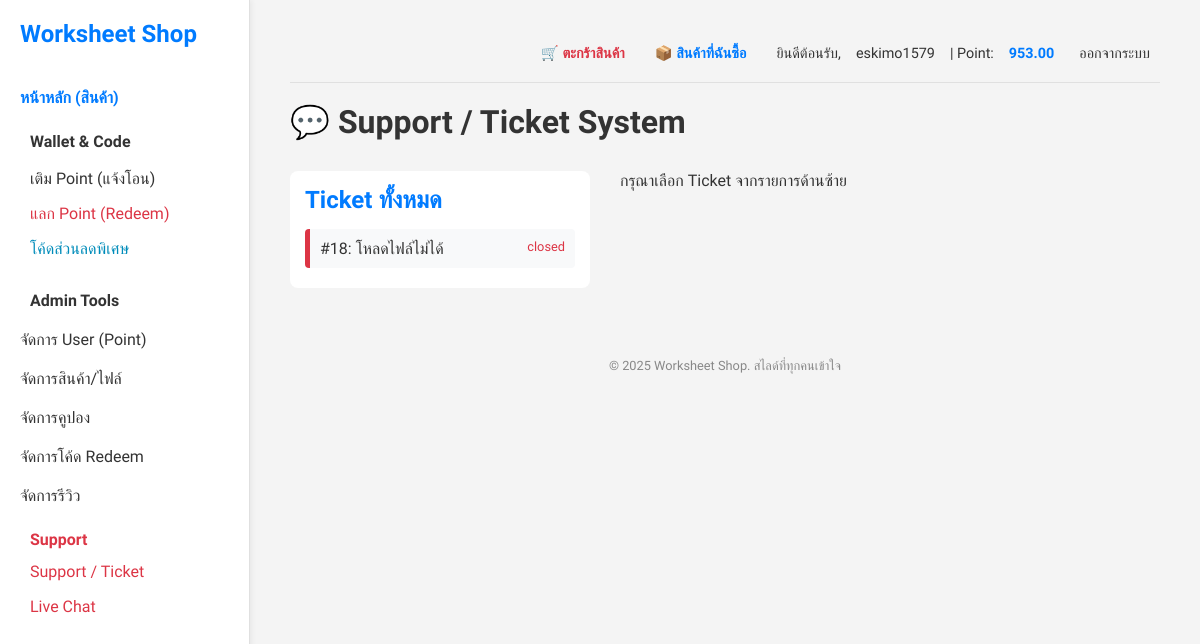
The page /?page=support_tickets (signed in) on the database its author committed.
### tables this page shows
CREATE TABLE IF NOT EXISTS `support_tickets` (
  `ticket_id` int(11) NOT NULL AUTO_INCREMENT,
  `user_id` int(11) NOT NULL,
  `subject` varchar(255) NOT NULL,
  `status` enum('open','closed','answered') DEFAULT 'open',
  `created_at` datetime DEFAULT current_timestamp(),
  `last_updated` datetime DEFAULT current_timestamp() ON UPDATE current_timestamp(),
  PRIMARY KEY (`ticket_id`)
);

### config.php (called while the page is built, shortened)
<?php
function isAdmin() {
    return isset($_SESSION['user_role']) && $_SESSION['user_role'] === 'admin';
}
?>

### support_tickets.php (the view, shortened to what this page needs)
<?php
$user_id = $_SESSION['user_id'];
$is_admin_user = isAdmin();
$current_ticket_id = isset($_GET['ticket_id']) ? (int)$_GET['ticket_id'] : 0;
$ticket_info = null;
$messages = null;
$ticket_owner_username = '';
?>
<h1>💬 Support / Ticket System</h1>
<div style="display: flex; gap: 30px;">
    <div style="flex: 1; max-width: 300px; background-color: var(--bg-content); padding: 15px; border-radius: 8px;">
        <h2 style="color: var(--accent-color); margin-bottom: 15px;">
            <?php echo $is_admin_user ? 'Ticket ทั้งหมด' : 'Ticket ของฉัน'; ?>
        </h2>
        <?php
        $list_sql = $is_admin_user
            ? "SELECT ticket_id, subject, status FROM support_tickets ORDER BY last_updated DESC"
            : "SELECT ticket_id, subject, status FROM support_tickets WHERE user_id = '$user_id' ORDER BY last_updated DESC";
        $list_result = $conn->query($list_sql);
        if ($list_result->num_rows > 0):
            while($ticket = $list_result->fetch_assoc()):
                $status_color = ($ticket['status'] === 'closed') ? '#dc3545' : (($ticket['status'] === 'answered') ? '#ffc107' : '#007bff');
        ?>
        <a href="?page=support_tickets&ticket_id=<?php echo $ticket['ticket_id']; ?>"
           style="display: block; padding: 10px; margin-bottom: 5px; background-color: <?php echo ($ticket['ticket_id'] == $current_ticket_id) ? '#e9ecef' : '#f8f9fa'; ?>; border-radius: 4px; text-decoration: none; color: var(--text-dark); border-left: 5px solid <?php echo $status_color; ?>;">
            #<?php echo $ticket['ticket_id']; ?>: <?php echo htmlspecialchars($ticket['subject']); ?>
            <span style="float: right; font-size: 0.8em; color: <?php echo $status_color; ?>;"><?php echo $ticket['status']; ?></span>
        </a>
        <?php endwhile; endif; ?>
    </div>
    <div style="flex: 2;">
        <?php if ($current_ticket_id > 0 && $ticket_info): ?>
            <h2 style="color: var(--accent-color); margin-bottom: 10px;">
                Ticket #<?php echo $current_ticket_id; ?>: <?php echo htmlspecialchars($ticket_info['subject']); ?>
                (<?php echo $is_admin_user ? 'User: ' : 'ของคุณ: '; ?><?php echo $ticket_owner_username; ?>)
            </h2>
            <p style="margin-bottom: 20px;">สถานะ:
                <span style="font-weight: bold; color: <?php echo ($ticket_info['status'] === 'closed') ? '#dc3545' : '#007bff'; ?>;">
                    <?php echo $ticket_info['status']; ?>
                </span>
            </p>
            <div id="chat-box" style="height: 400px; overflow-y: scroll; padding: 15px; border: 1px solid var(--border-color); background-color: var(--bg-content); margin-bottom: 20px;">
                <?php
                if ($messages) {
                    while($msg = $messages->fetch_assoc()):
                        $is_admin_msg = $msg['sender_role'] === 'admin';
                        $sender_name_display = $is_admin_msg ? 'แอดมิน:' : "คุณ:";
                        $sender_class = $is_admin_msg ? 'admin' : 'user';
                ?>
                <div class="chat-message <?php echo $sender_class; ?>">
                    <strong class="chat-sender-<?php echo $sender_class; ?>"><?php echo $sender_name_display; ?></strong>
                    <p style="margin: 5px 0;"><?php echo nl2br(htmlspecialchars($msg['message_text'])); ?></p>
                    <span style="font-size: 0.7em; color: #666;"><?php echo $msg['timestamp']; ?></span>
                </div>
                <?php endwhile; } ?>
            </div>
            <?php if ($ticket_info['status'] !== 'closed'): ?>
                <?php if ($is_admin_user): ?>
                    <form action="?page=support_tickets&ticket_id=<?php echo $current_ticket_id; ?>" method="post">
                        <input type="hidden" name="admin_reply_ticket" value="1">
                        <textarea name="admin_reply_text" rows="4" required></textarea>
                        <button type="submit" style="background-color: red;">ส่งข้อความ (แอดมิน)</button>
                        <a href="admin_actions.php?action=close_ticket&ticket_id=<?php echo $current_ticket_id; ?>"
                           onclick="return confirm('ยืนยันปิด Ticket #<?php echo $current_ticket_id; ?>?');"
                           style="padding: 10px 20px; background-color: #6c757d; color: white; border-radius: 4px; text-decoration: none; display: inline-block;">
                            ปิด Ticket
                        </a>
                    </form>
                <?php else: ?>
                    <form action="?page=support_tickets&ticket_id=<?php echo $current_ticket_id; ?>" method="post">
                        <input type="hidden" name="reply_ticket" value="1">
                        <textarea name="reply_text" rows="4" required></textarea>
                        <button type="submit">ส่งข้อความ</button>
                    </form>
                <?php endif; ?>
            <?php else: ?>
                <p style="font-weight: bold; color: #dc3545;">Ticket นี้ถูกปิดแล้ว</p>
            <?php endif; ?>
        <?php else: ?>
            <p>กรุณาเลือก Ticket จากรายการด้านซ้าย</p>
        <?php endif; ?>
    </div>
</div>

### styles.css (style rules this page uses)
:root { --bg-light: #f4f4f4; --bg-content: #ffffff; --text-dark: #333333; --accent-color: #007bff; --accent-hover: #0056b3; --border-color: #e0e0e0; --font-stack: 'Mitr', sans-serif; }
* { box-sizing: border-box; margin: 0; padding: 0; }
body { font-family: var(--font-stack); background-color: var(--bg-light); color: var(--text-dark); display: flex; min-height: 100vh; }
h1 { margin-bottom: 30px; font-size: 2em; color: var(--text-dark); }

### rows shown on the page
support_tickets: ticket_id "18", subject "โหลดไฟล์ไม่ได้", status "closed"

### other values the page prints
$_SESSION['username'] "eskimo1579"
$_SESSION['wallet_point'] "953.00"
